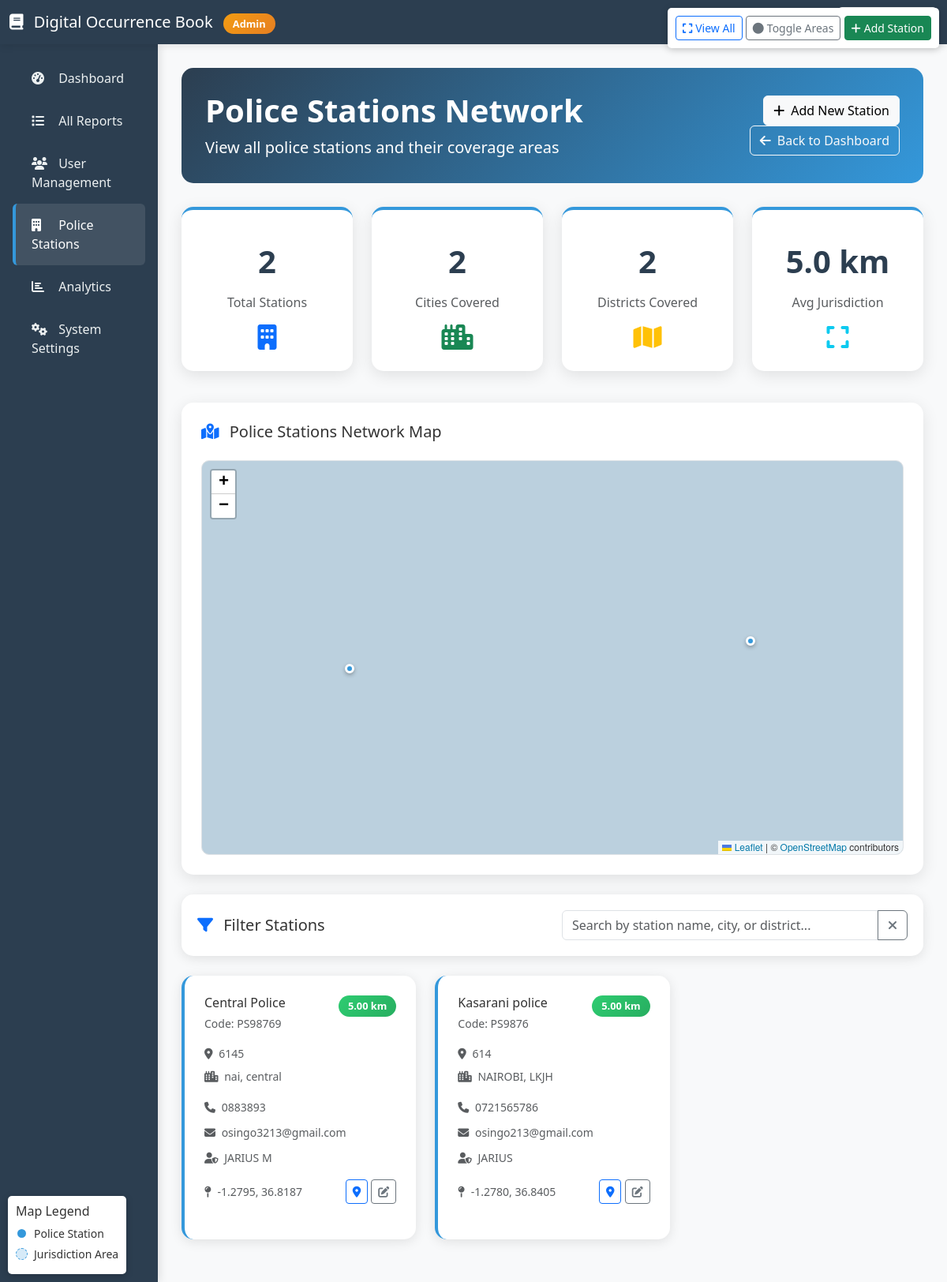
The page /admin/v.php (signed in) on the database its author committed.
### tables this page shows
CREATE TABLE `police_stations` (
  `id` int(11) NOT NULL,
  `station_name` varchar(255) NOT NULL,
  `station_code` varchar(50) NOT NULL,
  `address` text NOT NULL,
  `city` varchar(100) NOT NULL,
  `district` varchar(100) NOT NULL,
  `latitude` decimal(10,8) NOT NULL,
  `longitude` decimal(11,8) NOT NULL,
  `contact_number` varchar(20) DEFAULT NULL,
  `email` varchar(100) DEFAULT NULL,
  `officer_in_charge` varchar(255) DEFAULT NULL,
  `jurisdiction_radius` decimal(8,2) DEFAULT 5.00,
  `is_active` tinyint(1) DEFAULT 1,
  `created_at` timestamp NOT NULL DEFAULT current_timestamp(),
  `updated_at` timestamp NOT NULL DEFAULT current_timestamp() ON UPDATE current_timestamp()
);

### admin/v.php (the view, shortened to what this page needs)
<?php
$servername = "localhost";
$username = "root";
$password = "";
$dbname = "ob";
$conn = new mysqli($servername, $username, $password, $dbname);
$stations_sql = "SELECT * FROM police_stations WHERE is_active = 1 ORDER BY station_name";
$stations_result = $conn->query($stations_sql);
$stations = [];
while ($station = $stations_result->fetch_assoc()) {
    $stations[] = $station;
}
$stats_sql = "SELECT
    COUNT(*) as total_stations,
    COUNT(DISTINCT city) as cities_covered,
    COUNT(DISTINCT district) as districts_covered,
    AVG(jurisdiction_radius) as avg_jurisdiction
    FROM police_stations
    WHERE is_active = 1";
$stats_result = $conn->query($stats_sql);
$stats = $stats_result->fetch_assoc();
?>
<!DOCTYPE html>
<html lang="en">
<head>
    <link href="https://cdn.jsdelivr.net/npm/bootstrap@5.3.0/dist/css/bootstrap.min.css" rel="stylesheet">
    <link rel="stylesheet" href="https://cdnjs.cloudflare.com/ajax/libs/font-awesome/6.4.0/css/all.min.css">
    <link rel="stylesheet" href="https://unpkg.com/leaflet@1.9.4/dist/leaflet.css" />
</head>
<body>
    <nav class="navbar navbar-expand-lg navbar-dark">
        <div class="container-fluid">
            <a class="navbar-brand" href="d.php">
                <i class="fas fa-book me-2"></i>
                Digital Occurrence Book
                <?php if ($_SESSION['user_type'] === 'admin'): ?>
                    <span class="admin-badge ms-2">Admin</span>
                <?php endif; ?>
            </a>
            <div class="d-flex align-items-center">
                <span class="navbar-text me-3">
                </span>
                <div class="dropdown">
                    <button class="btn btn-outline-light dropdown-toggle" type="button" id="userDropdown" data-bs-toggle="dropdown">
                    </button>
                </div>
            </div>
        </div>
    </nav>
    <div class="container-fluid">
        <div class="row">
            <?php if ($_SESSION['user_type'] === 'admin'): ?>
            <div class="col-lg-2 sidebar">
                <div class="d-flex flex-column flex-shrink-0 p-3">
                    <ul class="nav nav-pills flex-column mb-auto">
                        <li class="nav-item">
                            <a href="d.php" class="nav-link">
                                <i class="fas fa-tachometer-alt"></i> Dashboard
                            </a>
                        </li>
                        <li>
                            <a href="reports.php" class="nav-link">
                                <i class="fas fa-list"></i> All Reports
                            </a>
                        </li>
                        <li>
                            <a href="users.php" class="nav-link">
                                <i class="fas fa-users"></i> User Management
                            </a>
                        </li>
                        <li>
                            <a href="stations.php" class="nav-link active">
                                <i class="fas fa-building"></i> Police Stations
                            </a>
                        </li>
                        <li>
                            <a href="analytics.php" class="nav-link">
                                <i class="fas fa-chart-bar"></i> Analytics
                            </a>
                        </li>
                        <li>
                            <a href="settings.php" class="nav-link">
                                <i class="fas fa-cogs"></i> System Settings
                            </a>
                        </li>
                    </ul>
                </div>
            </div>
            <?php endif; ?>
            <div class="<?php echo $_SESSION['user_type'] === 'admin' ? 'col-lg-10' : 'col-12'; ?> main-content">
                <div class="page-header">
                    <div class="row align-items-center">
                        <div class="col-md-8">
                            <h1 class="display-6 fw-bold">Police Stations Network</h1>
                            <p class="lead mb-0">View all police stations and their coverage areas</p>
                        </div>
                        <div class="col-md-4 text-end">
                            <?php if ($_SESSION['user_type'] === 'admin'): ?>
                                <a href="stations.php?action=create" class="btn btn-light">
                                    <i class="fas fa-plus me-2"></i>Add New Station
                                </a>
                            <?php endif; ?>
                            <a href="d.php" class="btn btn-outline-light">
                                <i class="fas fa-arrow-left me-2"></i>Back to Dashboard
                            </a>
                        </div>
                    </div>
                </div>
                <div class="row mb-4">
                    <div class="col-md-3 mb-3">
                        <div class="stats-card">
                            <div class="stats-number"><?php echo $stats['total_stations']; ?></div>
                            <div class="text-muted">Total Stations</div>
                            <i class="fas fa-building fa-2x mt-3 text-primary"></i>
                        </div>
                    </div>
                    <div class="col-md-3 mb-3">
                        <div class="stats-card">
                            <div class="stats-number"><?php echo $stats['cities_covered']; ?></div>
                            <div class="text-muted">Cities Covered</div>
                            <i class="fas fa-city fa-2x mt-3 text-success"></i>
                        </div>
                    </div>
                    <div class="col-md-3 mb-3">
                        <div class="stats-card">
                            <div class="stats-number"><?php echo $stats['districts_covered']; ?></div>
                            <div class="text-muted">Districts Covered</div>
                            <i class="fas fa-map fa-2x mt-3 text-warning"></i>
                        </div>
                    </div>
                    <div class="col-md-3 mb-3">
                        <div class="stats-card">
                            <div class="stats-number"><?php echo number_format($stats['avg_jurisdiction'], 1); ?> km</div>
                            <div class="text-muted">Avg Jurisdiction</div>
                            <i class="fas fa-expand fa-2x mt-3 text-info"></i>
                        </div>
                    </div>
                </div>
                <div class="map-container">
                    <h5 class="mb-4">
                        <i class="fas fa-map-marked-alt me-2 text-primary"></i>
                        Police Stations Network Map
                    </h5>
                    <div id="stationsMap"></div>
                    <div class="map-legend">
                        <h6 class="mb-2">Map Legend</h6>
                        <div class="legend-item">
                            <div class="legend-color" style="background-color: #3498db;"></div>
                            <small>Police Station</small>
                        </div>
                        <div class="legend-item">
                            <div class="legend-color" style="background-color: rgba(52, 152, 219, 0.2); border: 1px dashed #3498db;"></div>
                            <small>Jurisdiction Area</small>
                        </div>
                    </div>
                    <div class="map-controls">
                        <button class="btn btn-sm btn-outline-primary" id="fitBounds">
                            <i class="fas fa-expand me-1"></i>View All
                        </button>
                        <button class="btn btn-sm btn-outline-secondary" id="toggleJurisdiction">
                            <i class="fas fa-circle me-1"></i>Toggle Areas
                        </button>
                        <?php if ($_SESSION['user_type'] === 'admin'): ?>
                            <a href="stations.php?action=create" class="btn btn-sm btn-success">
                                <i class="fas fa-plus me-1"></i>Add Station
                            </a>
                        <?php endif; ?>
                    </div>
                </div>
                <div class="filter-section">
                    <div class="row align-items-center">
                        <div class="col-md-6">
                            <h5 class="mb-0">
                                <i class="fas fa-filter me-2 text-primary"></i>
                                Filter Stations
                            </h5>
                        </div>
                        <div class="col-md-6">
                            <div class="input-group">
                                <input type="text" class="form-control" placeholder="Search by station name, city, or district..." id="searchStations">
                                <button class="btn btn-outline-secondary" type="button" id="clearSearch">
                                    <i class="fas fa-times"></i>
                                </button>
                            </div>
                        </div>
                    </div>
                </div>
                <div class="row" id="stationsGrid">
                    <?php if (count($stations) > 0): ?>
                        <?php foreach($stations as $station): ?>
                            <div class="col-lg-4 col-md-6 mb-4 station-item"
                                 data-name="<?php echo strtolower(htmlspecialchars($station['station_name'])); ?>"
                                 data-city="<?php echo strtolower(htmlspecialchars($station['city'])); ?>"
                                 data-district="<?php echo strtolower(htmlspecialchars($station['district'])); ?>">
                                <div class="station-card">
                                    <div class="d-flex justify-content-between align-items-start mb-3">
                                        <div>
                                            <h6 class="mb-1"><?php echo htmlspecialchars($station['station_name']); ?></h6>
                                            <small class="text-muted">Code: <?php echo htmlspecialchars($station['station_code']); ?></small>
                                        </div>
                                        <span class="jurisdiction-badge">
                                            <?php echo $station['jurisdiction_radius']; ?> km
                                        </span>
                                    </div>
                                    <div class="mb-3">
                                        <p class="text-muted small mb-2">
                                            <i class="fas fa-map-marker-alt me-1"></i>
                                            <?php echo htmlspecialchars($station['address']); ?>
                                        </p>
                                        <p class="text-muted small mb-0">
                                            <i class="fas fa-city me-1"></i>
                                            <?php echo htmlspecialchars($station['city']); ?>,
                                            <?php echo htmlspecialchars($station['district']); ?>
                                        </p>
                                    </div>
                                    <div class="row g-2 mb-3">
                                        <?php if ($station['contact_number']): ?>
                                        <div class="col-12">
                                            <small class="text-muted">
                                                <i class="fas fa-phone me-1"></i>
                                                <?php echo htmlspecialchars($station['contact_number']); ?>
                                            </small>
                                        </div>
                                        <?php endif; ?>
                                        <?php if ($station['email']): ?>
                                        <div class="col-12">
                                            <small class="text-muted">
                                                <i class="fas fa-envelope me-1"></i>
                                                <?php echo htmlspecialchars($station['email']); ?>
                                            </small>
                                        </div>
                                        <?php endif; ?>
                                        <?php if ($station['officer_in_charge']): ?>
                                        <div class="col-12">
                                            <small class="text-muted">
                                                <i class="fas fa-user-shield me-1"></i>
                                                <?php echo htmlspecialchars($station['officer_in_charge']); ?>
                                            </small>
                                        </div>
                                        <?php endif; ?>
                                    </div>
                                    <div class="d-flex justify-content-between align-items-center">
                                        <small class="text-muted">
                                            <i class="fas fa-map-pin me-1"></i>
                                            <?php echo $station['latitude'] ? number_format($station['latitude'], 4) : 'N/A'; ?>,
                                            <?php echo $station['longitude'] ? number_format($station['longitude'], 4) : 'N/A'; ?>
                                        </small>
                                        <div class="action-buttons">
                                            <button class="btn btn-sm btn-outline-primary view-on-map"
                                                    data-lat="<?php echo $station['latitude']; ?>"
                                                    data-lng="<?php echo $station['longitude']; ?>"
                                                    data-name="<?php echo htmlspecialchars($station['station_name']); ?>">
                                                <i class="fas fa-map-marker-alt"></i>
                                            </button>
                                            <?php if ($_SESSION['user_type'] === 'admin'): ?>
                                                <a href="stations.php?action=edit&id=<?php echo $station['id']; ?>"
                                                   class="btn btn-sm btn-outline-secondary">
                                                    <i class="fas fa-edit"></i>
                                                </a>
                                            <?php endif; ?>
                                        </div>
                                    </div>
                                </div>
                            </div>
                        <?php endforeach; ?>
                    <?php endif; ?>
                </div>
            </div>
        </div>
    </div>
</body>
</html>

### rows shown on the page
police_stations: station_name "Central Police", station_code "PS98769", jurisdiction_radius "5.00", address "6145", city "nai", district "central", contact_number "0883893", email "osingo3213@gmail.com", officer_in_charge "JARIUS M", latitude "-1.2795", longitude "36.8187"
police_stations: station_name "Kasarani police", station_code "PS9876", jurisdiction_radius "5.00", address "614", city "NAIROBI", district "LKJH", contact_number "0721565786", email "osingo213@gmail.com", officer_in_charge "JARIUS", latitude "-1.2780", longitude "36.8405"

### other values the page prints
$stats['total_stations'] "2"
$stats['cities_covered'] "2"
$stats['districts_covered'] "2"
$stats['avg_jurisdiction'] "5.0"
